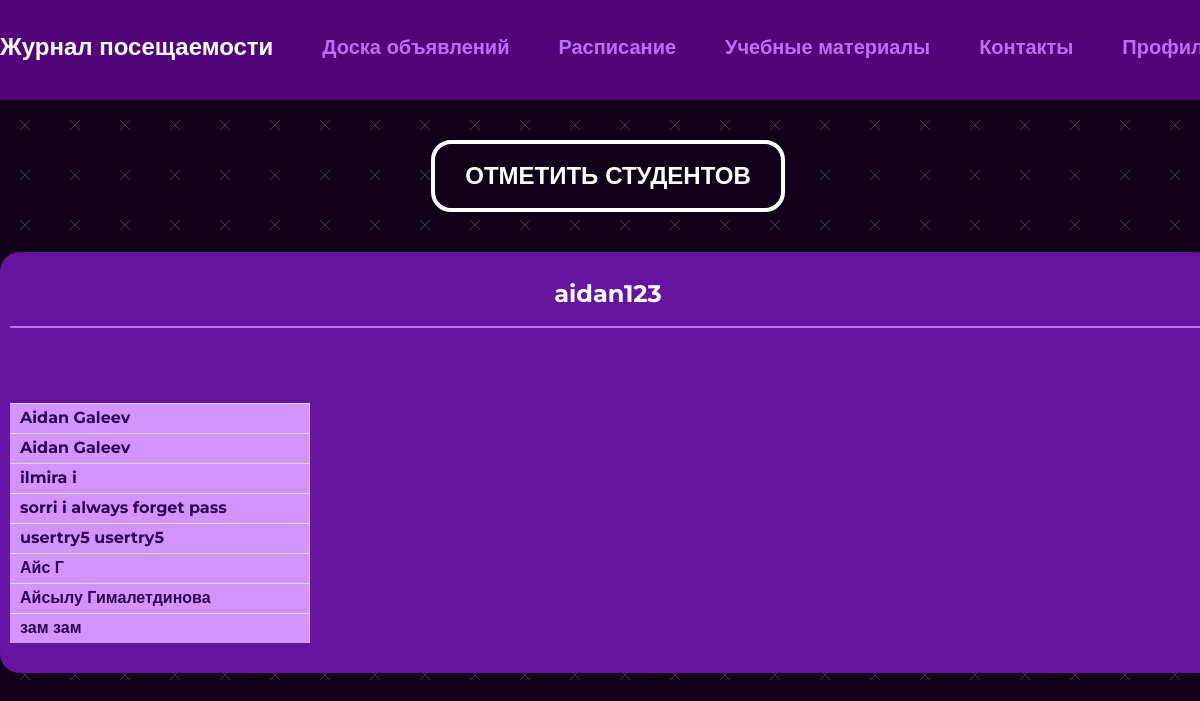
Screenshot of /lesson (signed in) with the database file from the repository.
### main/models.py (models this page shows, shortened)
class Student(models.Model):
    SIMPLE_STUDENT = 0
    STUDENT_WITH_CAPABILITIES = 1
    HEADMAN = 2
    PERMISSION = [
        (SIMPLE_STUDENT, 'Обычный студент'),
        (STUDENT_WITH_CAPABILITIES, 'Студент с дополнительными возможностями'),
        (HEADMAN, 'Староста')
    ]
    WAITING = 0
    IS_APPPROVED = 1
    NOT_APPPROVED = 2
    STATE =[
        (WAITING, "Ожидание"),
        (IS_APPPROVED, 'Одобрено'),
        (NOT_APPPROVED, "Не одобрено")
    ]
    permission = models.SmallIntegerField(choices=PERMISSION, default=SIMPLE_STUDENT)
    room = models.ForeignKey(Room, on_delete=models.CASCADE)
    user = models.OneToOneField(User, on_delete=models.CASCADE)
    state = models.SmallIntegerField(choices=STATE, default=WAITING)
    class Meta:
        ordering = ['state']

### main/views.py (the view)
# urls.py: path('lesson', views.lesson, name='lesson'),
@login_required()
def lesson(request):
    cur_student = get_student(request)
    cur_lesson = request.session.get('lesson_name')
    data = AttendanceLog.objects.filter(room=cur_student.room, lesson=cur_lesson)
    dates_iterator = data.values_list('date').iterator()
    dates = sorted(set(i for i in dates_iterator))
    list_of_students_by_date = {}
    for i in dates:
        temp = data.filter(date=i[0])
        list_by_status = {}
        for j in temp:
            list_by_status[j.status] = j.students.all()
        list_of_students_by_date[i] = list_by_status
    contex = {
        'perm': get_perm(cur_student.permission),
        'group': get_group(cur_student),
        'lesson_name': cur_lesson,
        'data_by_date': list_of_students_by_date,
        'navbar': 'lesson'
    }
    return render(request, "main/lesson.html", context=contex)

### main/views.py (called while the page is built)
def get_student(request):
    return Student.objects.get(user=request.user)

def get_group(cur_student):
    group = Student.objects.filter(room=cur_student.room).order_by('user__last_name', 'user__first_name')
    return group

def get_perm(permission):
    if permission == 0:
        return False
    return True

### main/templates/main/lesson.html (shortened to what this page needs)
{% extends 'main/base.html' %}
{% block content %}
        <div class="container">
          <div class="lesson__container">
            {% if perm %}
              <a class="btn" href="lesson_edit" name="{{ lesson_name }}">ОТМЕТИТЬ СТУДЕНТОВ</a>
            {% endif %}
            <div class="lesson__box">
              <div class="lesson__title">
                {{ lesson_name }}
              </div>
              <div class="lesson__package">
                <div class="lesson__names">
                  {% for student in group %}
                  <div class="lesson__name">{{ student.user.first_name }} {{ student.user.last_name }}</div>
                  {% endfor %}
                </div>
                <div class="lesson__table">
                </div>
              </div>
            </div>
          </div>
        </div>
{% endblock content%}

### main/static/main/css/main.css (style rules this page uses)
* { padding: 0; margin: 0; border: 0; }
*, *:before, *:after { -webkit-box-sizing: border-box; box-sizing: border-box; }
html, body { width: 100%; line-height: 1; font-size: 16px; -ms-text-size-adjust: 100%; -moz-text-size-adjust: 100%; -webkit-text-size-adjust: 100%; }
a, a:visited { text-decoration: none; }
h1, h2, h3, h4, h5, h6, a { font-size: inherit; }
body { font-family: "Montserrat", sans-serif; background: url("./img/bg.jpg"); background-size: 50px; }
.btn { display: inline-block; padding: 20px 30px; background-color: #110019; border: 4px solid #FFFFFF; border-radius: 20px; font-weight: 700; font-size: 24px; color: #FFFFFF; -webkit-transition: all 0.5s; transition: all 0.5s; cursor: pointer; }
.container { width: 1216px; margin: 0 auto; }
.lesson__container { display: -webkit-box; display: -ms-flexbox; display: flex; -webkit-box-orient: vertical; -webkit-box-direction: normal; -ms-flex-direction: column; flex-direction: column; -webkit-box-align: center; -ms-flex-align: center; align-items: center; gap: 40px; }
.lesson__box { padding: 30px 10px; background: #66139F; border-radius: 20px; width: 1216px; display: -webkit-box; display: -ms-flexbox; display: flex; -webkit-box-orient: vertical; -webkit-box-direction: normal; -ms-flex-direction: column; flex-direction: column; gap: 25px; }
.lesson__title { font-weight: 700; font-size: 24px; color: #FFFFFF; text-align: center; padding-bottom: 20px; border-bottom: 2px solid #BC6FF1; }
.lesson__package { display: -webkit-box; display: -ms-flexbox; display: flex; }
.lesson__names { margin-top: 50px; display: -webkit-box; display: -ms-flexbox; display: flex; -webkit-box-orient: vertical; -webkit-box-direction: normal; -ms-flex-direction: column; flex-direction: column; }
.lesson__name { border-top: 1px solid #dadada; border-right: 1px solid #dadada; background: #D394FF; width: 300px; overflow: hidden; height: 30px; white-space: nowrap; padding: 6px 0 4px 10px; font-weight: 700; font-size: 16px; color: #2F0050; }
.lesson__table { display: -webkit-box; display: -ms-flexbox; display: flex; width: 876px; overflow-x: auto; }

### rows the page displays
Student: user.first_name "Aidan", user.last_name "Galeev"
Student: user.first_name "Aidan", user.last_name "Galeev"
Student: user.first_name "ilmira", user.last_name "i"
Student: user.first_name "sorri", user.last_name "i always forget pass"
Student: user.first_name "usertry5", user.last_name "usertry5"
Student: user.first_name "Айс", user.last_name "Г"
Student: user.first_name "Айсылу", user.last_name "Гималетдинова"
Student: user.first_name "зам", user.last_name "зам"

### other values shown
{{ lesson_name }} "aidan123"
